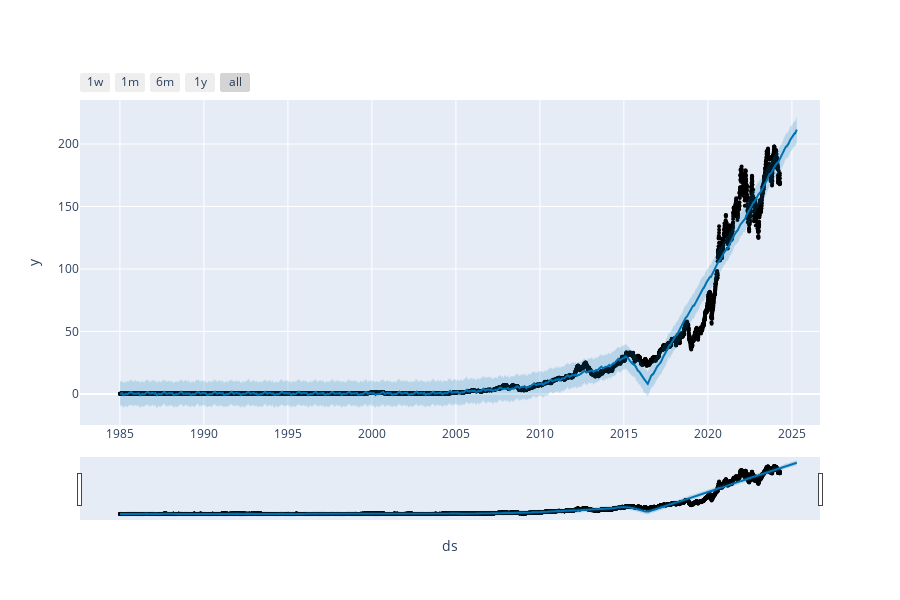

The notebook cell this image was saved under:
### Code cell
# Import necessary libraries
import yfinance as yf  
import pandas as pd  
from prophet import Prophet
from prophet.plot import plot_plotly
import logging

# The logging module is used to log messages to a file or console.
logging.basicConfig(level=logging.INFO, format='%(asctime)s - %(levelname)s - %(message)s')
# The logging.info() function is used to log an informational message.
logging.info("Dependencies imported successfully.")

# function that fetches historical stock data for the specified ticker from Yahoo Finance:
# The function takes the stock symbol (ticker) as input and returns a pandas DataFrame containing the historical stock data.
# The Parameters are:
# ticker (str): The stock symbol for which to download the data.
# start_date (str): The start date for the data download (format: YYYY-MM-DD).
# end_date (str): The end date for the data download (format: YYYY-MM-DD).
# The Returns a Pandas DataFrame.
def fetch_data(ticker, start_date="1985-01-01", end_date="2024-04-18"):
    try:
        data = yf.download(ticker, start=start_date, end=end_date)
        logging.info("Data downloaded successfully.")
        return data
    except Exception as e:
        logging.error(f"Failed to download data: {e}")
        return pd.DataFrame()
    
# The function prepares the stock data for use with the Prophet library
# by selecting the 'Date' and 'Close' columns and renaming them to 'ds' and 'y', respectively.
# Returns a DataFrame suitable for use with Prophet modeling
def prepare_data_for_prophet(data):
    df = data.reset_index()[['Date', 'Close']].rename(columns={'Date': 'ds', 'Close': 'y'})
    logging.info("Data prepared for Prophet.")
    return df

# The function trains a Prophet model on the provided data.
def train_prophet_model(df):
    model = Prophet(daily_seasonality=False, yearly_seasonality=True)
    model.fit(df)
    logging.info("Prophet model trained successfully.")
    return model

# The function uses the trained Prophet model to make future predictions.
# The Parameters are: periods (int) - Number of days to predict into the future. 
"""Adjust the periods parameter to specify the number of days into the future for which you want to make predictions."""
def make_forecast(model, periods=365):

    future = model.make_future_dataframe(periods=periods)
    forecast = model.predict(future)
    logging.info("Forecast made for future periods.")
    return forecast
# The function plots the forecasted data using Prophet's plot functionality.
def plot_forecast(model, forecast):
    fig = plot_plotly(model, forecast)  # This returns a plotly Figure
    fig.show()
# The fubctions runs the complete workflow.
def run_prophet_forecasting(ticker):
    data = fetch_data(ticker)
    if not data.empty:
        prepared_data = prepare_data_for_prophet(data)
        model = train_prophet_model(prepared_data)
        forecast = make_forecast(model, periods=365)
        plot_forecast(model, forecast)
        return forecast
    else:
        logging.error("No data available to process.")
        return pd.DataFrame()

# The function take the stock symbol (ticker) as input and starts the forecasting process, by calling the run_prophet_forecasting function.
"""User should enter in the stock ticker symbol for which they want to make predictions."""
ticker = 'AAPL'
forecast_results = run_prophet_forecasting(ticker)

### Figure 1 — Plotly figure (JSON) as saved in the notebook; plotly's stock layout.template omitted (floating-point values rounded to 4 significant figures; data arrays with more than 128 entries replaced by an {"elided": "..."} marker saying what was removed)
{"data": [{"marker": {"color": "black", "size": 4}, "mode": "markers", "name": "Actual", "type": "scatter", "x": {"elided": "9902 str values"}, "y": {"elided": "9902 float values"}}, {"hoverinfo": "skip", "line": {"width": 0}, "mode": "lines", "type": "scatter", "x": {"elided": "10267 str values"}, "y": {"elided": "10267 float values"}}, {"fill": "tonexty", "fillcolor": "rgba(0, 114, 178, 0.2)", "line": {"color": "#0072B2", "width": 2}, "mode": "lines", "name": "Predicted", "type": "scatter", "x": {"elided": "10267 str values"}, "y": {"elided": "10267 float values"}}, {"fill": "tonexty", "fillcolor": "rgba(0, 114, 178, 0.2)", "hoverinfo": "skip", "line": {"width": 0}, "mode": "lines", "type": "scatter", "x": {"elided": "10267 str values"}, "y": {"elided": "10267 float values"}}], "layout": {"height": 600, "showlegend": false, "width": 900, "xaxis": {"rangeselector": {"buttons": [{"count": 7, "label": "1w", "step": "day", "stepmode": "backward"}, {"count": 1, "label": "1m", "step": "month", "stepmode": "backward"}, {"count": 6, "label": "6m", "step": "month", "stepmode": "backward"}, {"count": 1, "label": "1y", "step": "year", "stepmode": "backward"}, {"step": "all"}]}, "rangeslider": {"visible": true}, "title": {"text": "ds"}, "type": "date"}, "yaxis": {"title": {"text": "y"}}}}
